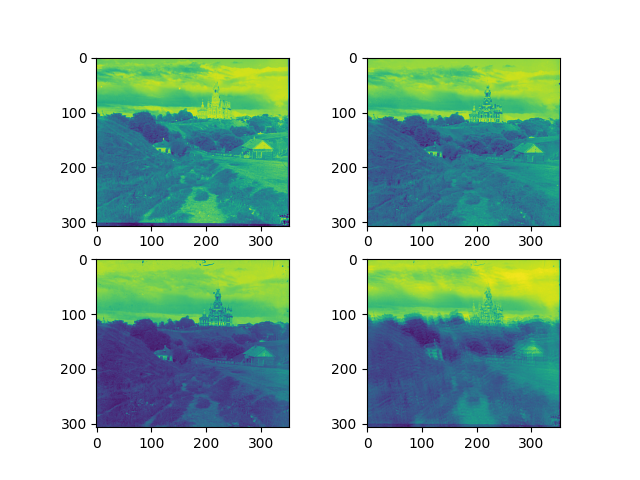
#> input picture proj_1/images/cathedral_channels.png, 640 x 480 px, found by its file name
$ python main.py
#> lines starting #> are read from the running program, lines starting #| are printed output that depends on the picture
#> the answer given: ../images/cathedral_channels.png
#> the answer given: 1
# CS180 (CS280A): Project 1 starter Python code

# these are just some suggested libraries
# instead of scikit-image you could use matplotlib and opencv to read, write, and display images

import numpy as np
import skimage as sk
from skimage.transform import resize, rescale
import skimage.io as skio
from skimage import feature
from scipy.signal import convolve2d
from scipy.ndimage import shift
from tools import gaussian_kernel
from concurrent.futures.thread import ThreadPoolExecutor
import matplotlib.pyplot as plt
from tqdm import tqdm
import os

RESCALE_FIRST = True
PARALLEL_PRO = True
DEBUG = True
def create_colored_image(filename: str, crop_percent: float, preprocess_func = lambda x: x, lvls = 0, debug = False) -> np.array:
#> called with crop_percent = 5, lvls = 1, debug = True
    img = skio.imread(filename)
#> img is the input picture: shape (480, 640, 4); mean R, G, B, A 175.9, 203.4, 192.4, 255
    im = sk.img_as_float(img)

    height = np.floor(im.shape[0] / 3.0).astype(np.int64)
#> height = 160
    width = im.shape[1]
#> width = 640

    b = im[:height]
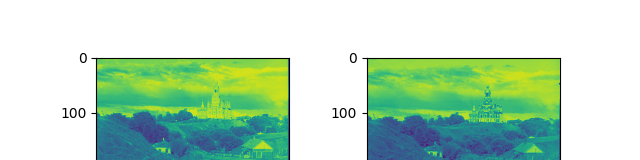
#> b: shape (160, 640, 4) float64; mean R, G, B, A 0.744, 0.864, 0.765, 1
    g = im[height: 2 * height]
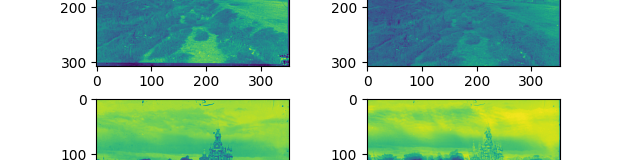
#> g: shape (160, 640, 4) float64; mean R, G, B, A 0.656, 0.809, 0.704, 1
    r = im[2 * height: 3 * height]
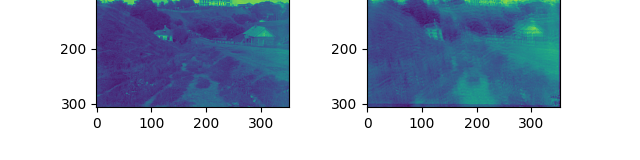
#> r: shape (160, 640, 4) float64; mean R, G, B, A 0.669, 0.72, 0.794, 1

    #preprocess images to edge cased pictures
    ##border crop
    if debug:
        hcrop: int = int(height * (crop_percent / 100))
#> hcrop = 8
        wcrop: int = int(width * (crop_percent / 100))
#> wcrop = 32
        bc = b[hcrop : height - hcrop, wcrop : width - wcrop]
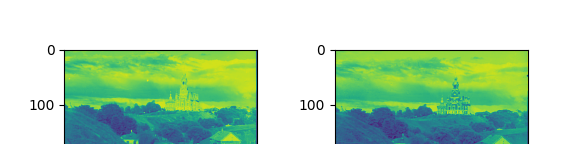
#> bc: shape (144, 576, 4) float64; mean R, G, B, A 0.715, 0.851, 0.727, 1
        gc = g[hcrop : height - hcrop, wcrop : width - wcrop]
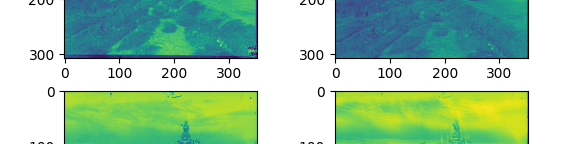
#> gc: shape (144, 576, 4) float64; mean R, G, B, A 0.635, 0.795, 0.677, 1
        rc = r[hcrop : height - hcrop, wcrop : width - wcrop]
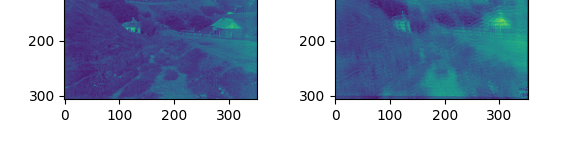
#> rc: shape (144, 576, 4) float64; mean R, G, B, A 0.621, 0.674, 0.765, 1


        f, ax = plt.subplots(2, 2)
        ax[0, 0].imshow(rc)
        ax[0, 1].imshow(gc)
        ax[1, 0].imshow(bc)
        ax[1, 1].imshow(rc + gc + bc)
        plt.show()
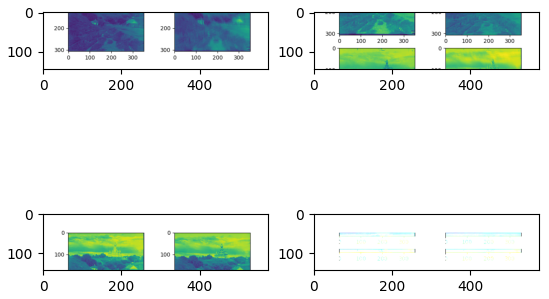
#> figure drawn by matplotlib, 4 panels
    bc = b
    gc = g
    rc = r

    #process image
    bp = preprocess_func(bc).astype(np.float64)
    gp = preprocess_func(gc).astype(np.float64)
    rp = preprocess_func(rc).astype(np.float64)

    if debug:
        f, ax = plt.subplots(2, 2)
        ax[0, 0].imshow(rp)
        ax[0, 0].set_title('red channel processed')
        ax[0, 1].imshow(gp)
        ax[0, 1].set_title('green channel processed')
        ax[1, 0].imshow(bp)
        ax[1, 0].set_title('blue channel processed')
        ax[1, 1].set_title('combined channel processed')
        ax[1, 1].imshow(rp + gp + bp)
        plt.show()
    #calculate best translations
    best_trans = pyramidgauss(rp, gp, bp, crop_percent, lvls=lvls)
    best_r_trans = best_trans[0]
    best_g_trans = best_trans[1]

    #calculate result
    non_trans = np.zeros((height, width, 3))
    non_trans[:, :, 0] = r
    non_trans[:, :, 1] = g
    non_trans[:, :, 2] = b
    result = np.zeros((height, width, 3))
    r = shift2(r, (best_r_trans[0], best_r_trans[1]))
    result[:, :, 0] = r
    g = shift2(g, (best_g_trans[0], best_g_trans[1]))
    result[:, :, 1] = g
    result[:, :, 2] = b
    result = (255 * result).astype(np.uint8)

    return result, (255 * non_trans).astype(np.uint8), best_r_trans, best_g_trans


     ##align the images

# [219 lines left out: functions pyramidgauss, shift2, simple_align, parallel_align, not called in this run]
def edge_and_color(img: np.array) -> np.array:
#> (the run stopped early here; a loop or call above may not have finished)

$ run again, on proj_1/images/church.png
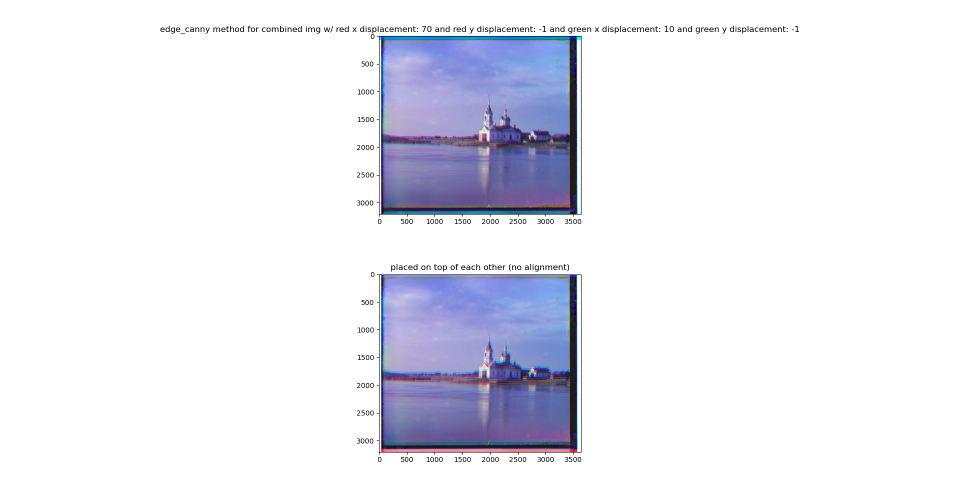
#> input picture proj_1/images/church.png, 1920 x 983 px, found by its file name (shown at 1/2 size)
#> in create_colored_image, img is the input picture: shape (983, 1920, 4); mean R, G, B, A 233.9, 234.5, 242.5, 255
#> in create_colored_image, `rc = r[hcrop : height - hcrop, wcrop : width - wcrop]`:
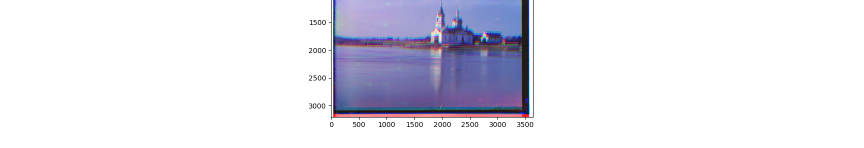
#> rc: shape (295, 1728, 4) float64 (shown at 1/2 size); mean R, G, B, A 0.898, 0.896, 0.93, 1
#> in create_colored_image, `plt.show()`:
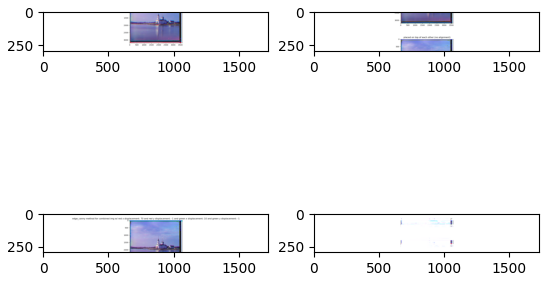
#> figure drawn by matplotlib, 4 panels
